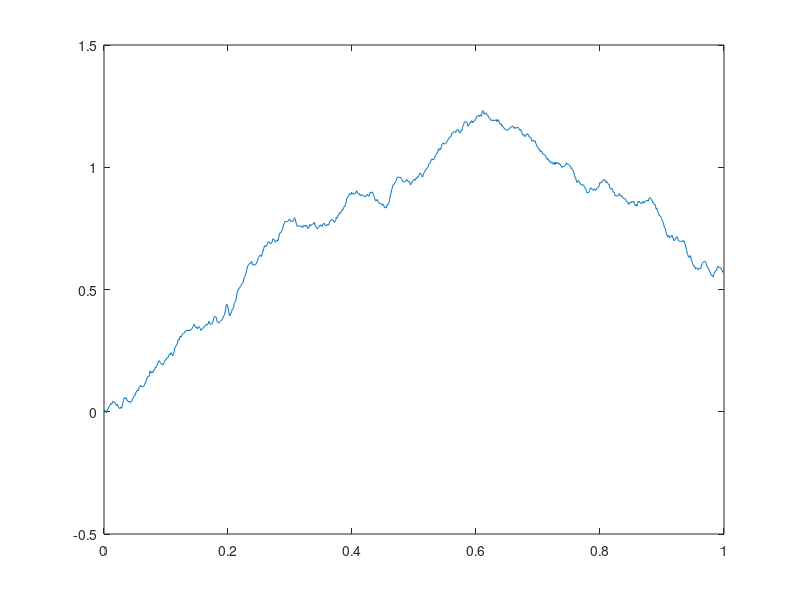

This figure's MATLAB source:
clear all
% generates one dimensional fractional Brownian motion 'W' on t in [0,1] using 'n' grid points
% the method used applies FFT to a circulant covariance matrix 
% for a detailed mathematical explanation of the Matlab code and further
% examples see
 
% Kroese, D.P. and Botev, Z.I. (2013). 
% "Spatial Process Generation." 
% V. Schmidt (Ed.). Lectures on Stochastic Geometry, 
% Spatial Statistics and Random Fields, Volume II: 
% Analysis, Modeling and Simulation of Complex Structures, Springer-Verlag, Berlin.
% weblink:
% http://www.maths.uq.edu.au/~kroese/ps/MCSpatial.pdf


n=2^10;  % grid points
H = 0.75; % Hurst parameter

r=nan(n+1,1); r(1) = 1;
for k=1:n
    r(k+1) = 0.5*((k+1)^(2*H) - 2*k^(2*H) + (k-1)^(2*H));
end
r=[r; r(end-1:-1:2)]; % first rwo of circulant matrix
lambda=real(fft(r))/(2*n); % eigenvalues
W=fft(sqrt(lambda).*complex(randn(2*n,1),randn(2*n,1)));
W = n^(-H)*cumsum(real(W(1:n+1))); % rescale
plot((0:n)/n,W);

dim = 2 - H
